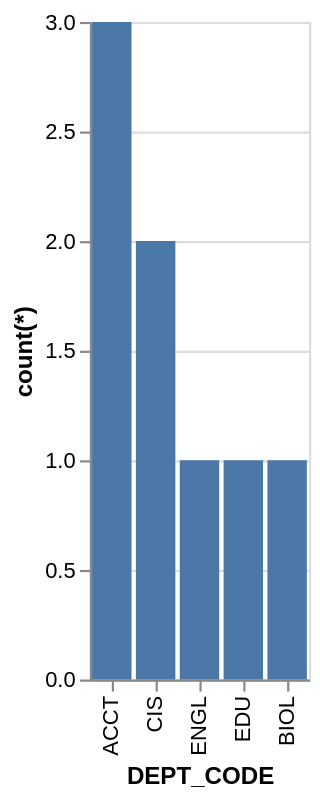

Specify this chart in Vega-Lite:
### Vega-Lite specification from a JSON file in a GitHub repository (floating-point values rounded to 4 significant figures)
{"data": {"values": [{"x_data": "ACCT", "y_data": 3}, {"x_data": "CIS", "y_data": 2}, {"x_data": "ENGL", "y_data": 1}, {"x_data": "EDU", "y_data": 1}, {"x_data": "BIOL", "y_data": 1}]}, "mark": "bar", "encoding": {"x": {"field": "x_data", "type": "nominal", "title": "DEPT_CODE", "sort": {"op": "sum", "field": "y_data", "order": "descending"}}, "y": {"field": "y_data", "type": "quantitative", "title": "count(*)"}}}
